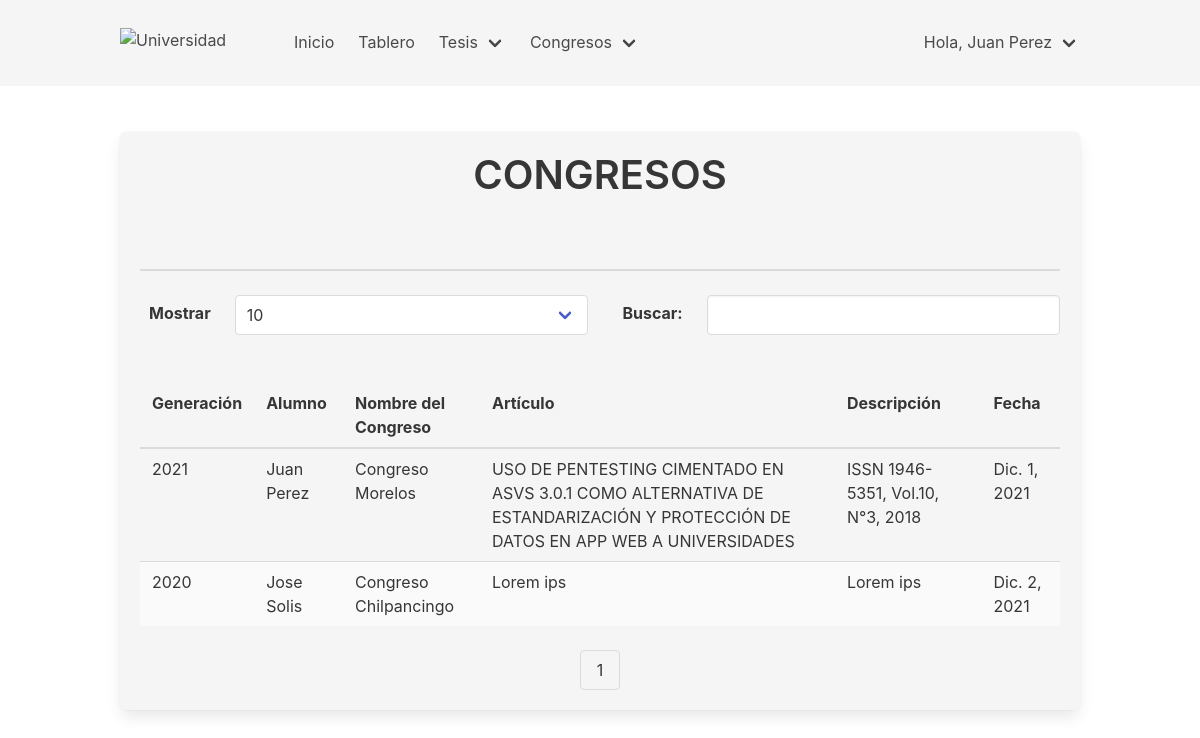
Screenshot of /congreso/ (signed in) with the database file from the repository.
### americana/models.py (models this page shows, shortened)
class Congreso(models.Model):
    file = models.FileField(
        upload_to=user_directory_path, verbose_name='Documento')
    generation = models.CharField(max_length=4, verbose_name='Generación')
    student = models.ForeignKey(User, verbose_name='Alumno', related_name='congreso', on_delete=models.CASCADE)
    conference = models.CharField(max_length=100, verbose_name='Nombre del Congreso')
    article = models.TextField(verbose_name='Artículo')
    description = models.TextField(verbose_name='Descripción')
    publish_date = models.DateField(auto_now_add=True, verbose_name='Fecha')
    class Meta:
        verbose_name = "Congreso"
        verbose_name_plural = "Congresos"
        ordering = ('id',)

### americana/views.py (the view)
# urls.py: path('congreso/', views.CongresoListView.as_view(), name='congreso'),
class CongresoListView(LoginRequiredMixin, FilterView, ListView):
    model = Congreso
    template_name = 'americana/congreso/list.html'
    context_object_name = 'congresos'
    filterset_class = CongresoFilter
    paginate_by = 10

### americana/templatetags/americana_extras.py (called while the page is built)
@register.filter()
def to_int(value):
    if value == '':
        return 1
    else:
        return int(value)

### templates/americana/congreso/list.html (shortened to what this page needs)
{% extends 'americana/base.html' %}
{% load widget_tweaks %}
{% load americana_extras %}
{% block body %}
<section class="section">
<div class="container">
<div class="box has-background-light">
<h1 class="title is-2 is-uppercase is- has-text-centered">Congresos</h1>
<br><hr class="has-background-grey-lighter">
<form action="">
<div class="columns">
    <div class="column">
        <div class="field is-horizontal">
            <div class="field-label is-normal">
                <label class="label">Mostrar</label>
            </div>
            <div class="field-body">
                <div class="field">
                <div class="select is-fullwidth">
                    <select>
                        <option>10</option>
                    </select>
                </div>
                </div>
            </div>
        </div>
    </div>
    <div class="column">
        <div class="field is-horizontal">
            <div class="field-label is-normal">
                <label class="label">Buscar:</label>
            </div>
            <div class="field-body">
                <div class="field">
                <div class="control">
                    {% render_field filter.form.q class="input" %}
                </div>
                </div>
            </div>
        </div>
    </div>
</div>
</form>
<div class="table-container mt-6">
<table class="table is-striped is-fullwidth">
<thead class="has-background-light">
    <tr>
        <th>Generación</th>
        <th>Alumno</th>
        <th>Nombre del Congreso</th>
        <th>Artículo</th>
        <th>Descripción</th>
        <th>Fecha</th>
    </tr>
</thead>
<tbody class="has-background-light">
    {% for c in congresos  %}
    <tr>
        <td>{{c.generation}}</td>
        <td>{{c.student.get_full_name}}</td>
        <td>{{c.conference}}</td>
        <td>{{c.article}}</td>
        <td>{{c.description}}</td>
        <td>{{c.publish_date}}</td>
    </tr>
    {% endfor %}
</tbody>
</table>
</div>
<nav class="pagination is-centered" role="navigation" aria-label="pagination">
    <ul class="pagination-list">
        {% for num_page in page_obj.paginator.page_range %}
        {% if num_page|to_int == request.GET.page|to_int %}
        <li>
            <a class="pagination-link is-current" href="?page={{num_page}}" aria-label="Ir a página {{num_page}}">{{num_page}}</a>
        </li>
    {% else %}
    <li>
        <a class="pagination-link" href="?page={{num_page}}" aria-label="Ir a página {{num_page}}">{{num_page}}</a>
    </li>
    {% endif %}
    {% endfor %}
    </ul>
</nav>
</div>
</div>
</section>
{% endblock %}

### templates/layout/navbar.html (shortened to what this page needs)
{% if index_page %}
<nav class="navbar is-spaced" role="navigation" aria-label="main navigation">
{% else %}
<nav class="navbar is-light is-spaced has-shadow" role="navigation" aria-label="main navigation">
{% endif %}
<div class="container">
    <div class="navbar-brand">
      <a class="navbar-item" href="{% url 'repo-ame:home' %}">
        <img src="https://uaa.edu.mx/wp-content/uploads/2021/03/LOGO-UAA-2.png" width="150" height="30" alt="Universidad Americana de Acapulco">
      </a>
    </div>
    <div id="navbar-ame" class="navbar-menu">
      {% if user.is_authenticated  %}
        <div class="navbar-start">
            <a class="navbar-item" href="{% url 'repo-ame:home' %}">Inicio</a>
            <a class="navbar-item" href="{% url 'repo-ame:tablero' %}">Tablero</a>
            <div class="navbar-item has-dropdown is-hoverable">
            <a class="navbar-link">Tesis</a>
            </div>
            <div class="navbar-item has-dropdown is-hoverable">
              <a class="navbar-link">Congresos</a>
            </div>
        </div>
        {% endif %}
        <div class="navbar-end">
          {% if user.is_authenticated  %}
          <div class="navbar-item has-dropdown is-hoverable">
            <a class="navbar-link">Hola, {{user.get_full_name|capfirst}}</a>
            </div>
          {% endif %}
        </div>
    </div>
</div>
</nav>

### rows the page displays
Congreso: generation "2021", student.get_full_name "Juan Perez", conference "Congreso Morelos", article "USO DE PENTESTING CIMENTADO EN ASVS 3.0.1 COMO ALTERNATIVA DE ESTANDARIZACIÓN Y PROTECCIÓN DE DATOS EN APP WEB A UNIVERSIDADES", description "ISSN 1946-5351, Vol.10, N°3, 2018", publish_date "Dic. 1, 2021"
Congreso: generation "2020", student.get_full_name "Jose Solis", conference "Congreso Chilpancingo", article "Lorem ips", description "Lorem ips", publish_date "Dic. 2, 2021"

### other values shown
{{ user.get_full_name|capfirst }} "Juan Perez"
{{ num_page }} "1"
